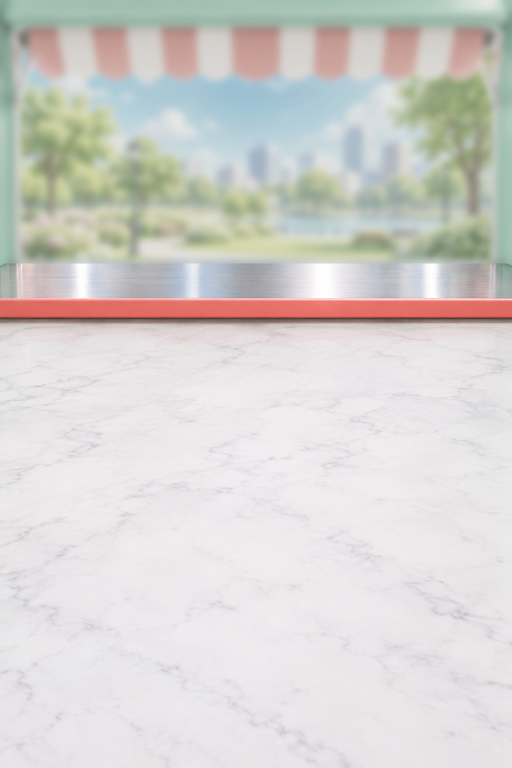
#> input picture Assets/GrillSort/Art/Backgrounds/FoodTruck/background-calm.png, 1024 x 1536 px, found by its file name (shown at 1/2 size); the run also reads 1 picture not shown here
$ python compose_icon.py
#> lines starting #> are read from the running program, lines starting #| are printed output that depends on the picture
"""App icon versions composed from the game's REAL art (2026-11-21, user: "make logo which matches our game and theme";
the earlier generated icons were generic glossy 3D and didn't look like our game).

Uses the in-game sprites as they appear in play: lit red-enamel grill trays (grill_cartoon_bed + _front), the bamboo
skewer, FoodFinal_v3 (+v4 tomato) with their deep shadows, the calm Beach background + teal curtain, CustomersPeople_v2,
the order bubble and sparkles. No text (like Sort Streak's icon).

Writes ArtSource/Icon/icon_game_<v>.png (1024x1024, square, full-bleed; the store rounds the corners).
Usage (repo root): python -I Tools/ArtPipeline/compose_icon.py
"""
import os

import numpy as np
from PIL import Image, ImageDraw, ImageEnhance, ImageFilter

ROOT = os.path.abspath(os.path.join(os.path.dirname(__file__), "..", ".."))
ART = os.path.join(ROOT, "Assets", "GrillSort", "Art")
OUT = os.path.join(ROOT, "ArtSource", "Icon")
S = 1024
# food slot centres / width in the 373x1818 grill source (game: slots 163 apart at grill height 770 -> x2.36)
K = 1818 / 770
SLOT_Y = [909 - (268 - 163 * i) * K for i in range(4)]
FOOD_W = {"sausage": 170, "corn": 160, "tomato": 140, "pepper": 156, "chicken": 150, "mushroom": 150, "shrimp": 156}


def load(rel):
    return Image.open(os.path.join(ART, rel)).convert("RGBA")


# [4 lines left out: function food, not called in this run]


def tray(foods, lit=True, slots=4):
    """One grill tray exactly like in game (glow bed, front with coals, skewer, food with deep shadows), source px."""
    bed = load("Generated/grill_cartoon_bed.png" if lit else "Generated/grill_cartoon_dim_bed.png")
    front = load("Generated/grill_cartoon_front.png" if lit else "Generated/grill_cartoon_dim_front.png")
    w, h = front.size
    c = Image.new("RGBA", (w, h), (0, 0, 0, 0))
    c.alpha_composite(bed); c.alpha_composite(front)
    sk = load("Board/skewer_cartoon.png")
    skh = int(h * (750 / 770)); skw = int(skh * 97 / 1869)
    sk = sk.resize((skw, skh), Image.LANCZOS)
    c.alpha_composite(sk, ((w - skw) // 2, (h - skh) // 2 - int(6 * K)))
    for i, n in enumerate(foods[:slots]):
        f, sh = food(n)
        fw = int(FOOD_W.get(n, 150) * K)
        f = f.resize((fw, fw), Image.LANCZOS)
        sw = int(fw * 712 / 512)
        sh = sh.resize((sw, sw), Image.LANCZOS)
        cy = int(SLOT_Y[i])
        c.alpha_composite(sh, (w // 2 - sw // 2 + int(8 * K), cy - sw // 2 + int(18 * K)))
        c.alpha_composite(f, (w // 2 - fw // 2, cy - fw // 2))
    return c


def glow(size, color, alpha):
    g = load("Generated/glow.png").resize(size, Image.LANCZOS)
    a = np.asarray(g).astype(np.float32)
    a[..., 0], a[..., 1], a[..., 2] = color
    a[..., 3] *= alpha
    return Image.fromarray(a.clip(0, 255).astype(np.uint8), "RGBA")


def beach_bg():
    bg = load("Backgrounds/Beach/background-calm.png")
    bg = bg.crop((0, 120, 1024, 1144)).resize((S, S), Image.LANCZOS)
    return ImageEnhance.Color(bg).enhance(1.15)


# [12 lines left out: functions curtain_strip, sparkles, not called in this run]


def v1_three_trays():
    """Three sorted trays side by side under the teal curtain, warm glow behind (= the game in one look)."""
    c = beach_bg()
    c.alpha_composite(glow((1300, 1100), (255, 205, 70), .75), (-138, 80))
    sets = [["corn"] * 4, ["sausage"] * 4, ["tomato"] * 4]
    k = 1.02 * S / 1818 * 1.35
    tw, th = int(373 * k), int(1818 * k)
    gap = 26
    x0 = (S - (3 * tw + 2 * gap)) // 2
    for i, fs in enumerate(sets):
        t = tray(fs).resize((tw, th), Image.LANCZOS)
        c.alpha_composite(t, (x0 + i * (tw + gap), 120))
    c.alpha_composite(curtain_strip(150), (0, -18))
    sparkles(c, [(150, 330, 90), (880, 420, 70), (520, 980, 60)])
    return c


# [50 lines left out: functions v2_customer, v3_big_tray, v4_text_logo, not called in this run]


def main():
    os.makedirs(OUT, exist_ok=True)
    for name, fn in (("v1_three_trays", v1_three_trays), ("v2_customer", v2_customer), ("v3_big_tray", v3_big_tray), ("v4_text_logo", v4_text_logo)):
        img = fn().convert("RGB")
        p = os.path.join(OUT, f"icon_game_{name}.png")
        img.save(p)
        print("wrote", os.path.relpath(p, ROOT))
#> this loop made 1 pass
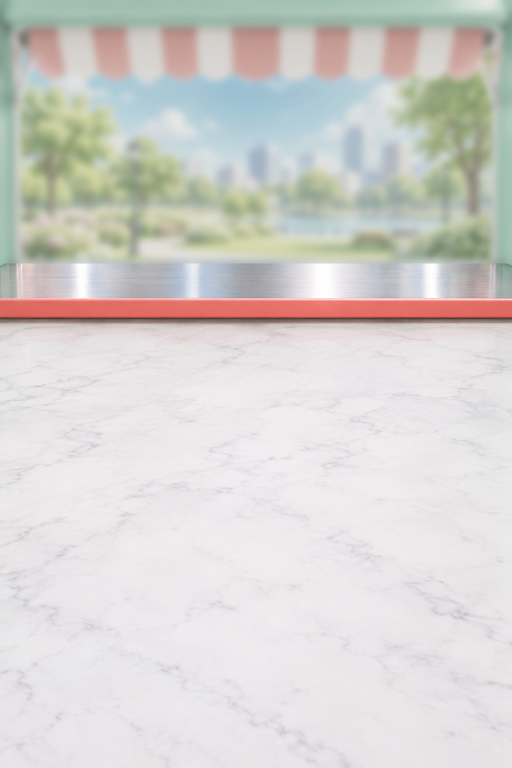
#> input picture Assets/GrillSort/Art/Backgrounds/FoodTruck/background-calm.png, 1024 x 1536 px, found by its file name (shown at 1/2 size)
#> pass 1, in beach_bg, `bg = bg.crop((0, 120, 1024, 1144)).resize((S, S), Image.LANCZOS)`:
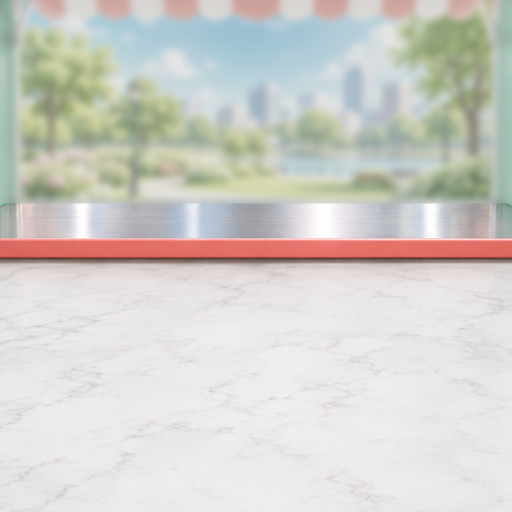
#> bg: PIL image 1024x1024 RGBA (shown at 1/2 size); mean R, G, B, A 209.7, 207.7, 203.1, 255


if __name__ == "__main__":
#> (the run stopped early here; a loop or call above may not have finished)
